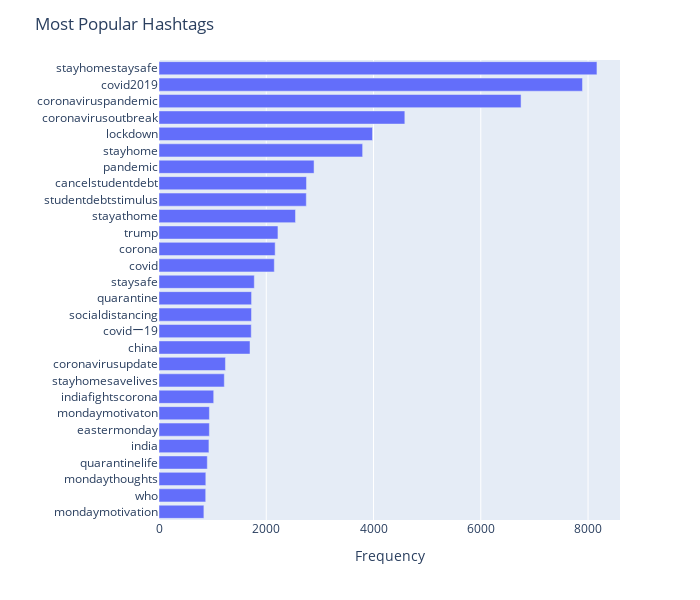

The notebook cell this image was saved under:
### Code cell
fig = px.bar(x=freq[2:], y=top_hashtags[2:], orientation='h')
fig.update_layout(
    height=600, width=700,
    title_text='Most Popular Hashtags',
    xaxis = {'title': 'Frequency'},
    yaxis = {'autorange': "reversed", 'title':''}
)
fig.show()

### Figure 1 — Plotly figure (JSON) as saved in the notebook; plotly's stock layout.template omitted (floating-point values rounded to 4 significant figures)
{"data": [{"alignmentgroup": "True", "hovertemplate": "x=%{x}<br>y=%{y}<extra></extra>", "legendgroup": "", "marker": {"color": "#636efa"}, "name": "", "offsetgroup": "", "orientation": "h", "showlegend": false, "textposition": "auto", "type": "bar", "x": [8166, 7896, 6751, 4584, 3981, 3797, 2891, 2750, 2747, 2545, 2218, 2166, 2150, 1777, 1726, 1725, 1720, 1697, 1239, 1218, 1020, 940, 939, 931, 901, 873, 871, 837], "xaxis": "x", "y": ["stayhomestaysafe", "covid2019", "coronaviruspandemic", "coronavirusoutbreak", "lockdown", "stayhome", "pandemic", "cancelstudentdebt", "studentdebtstimulus", "stayathome", "trump", "corona", "covid", "staysafe", "quarantine", "socialdistancing", "covidー19", "china", "coronavirusupdate", "stayhomesavelives", "indiafightscorona", "mondaymotivaton", "eastermonday", "india", "quarantinelife", "mondaythoughts", "who", "mondaymotivation"], "yaxis": "y"}], "layout": {"barmode": "relative", "height": 600, "legend": {"tracegroupgap": 0}, "margin": {"t": 60}, "title": {"text": "Most Popular Hashtags"}, "width": 700, "xaxis": {"anchor": "y", "domain": [0, 1], "title": {"text": "Frequency"}}, "yaxis": {"anchor": "x", "autorange": "reversed", "domain": [0, 1], "title": {"text": ""}}}}
